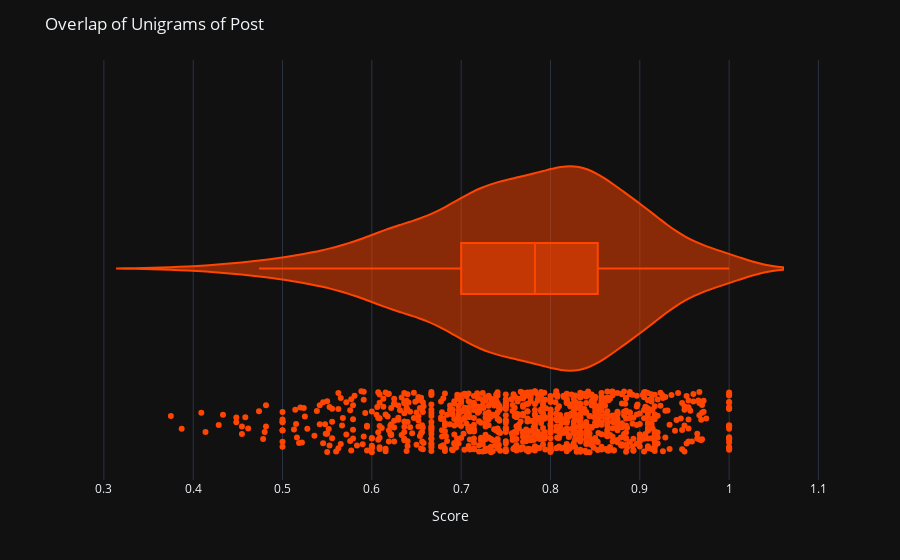

Notebook code cell kept with this figure:
### Markdown cell above
## ROUGE-1 Precision Score
---
We are using ROUGE-1 Precision Score to understand the overlap of words between the TL;DR and the Reddit Post

it measures unigram overlap between a Reddit Post and the TL;DR w.r.t to the TL;DR of the Post

$$
\text{Rouge1 - Precision} = \frac{\text{Overlapping Unigrams b/w Post and TL;DR}}{\text{Total Unigrams in TL;DR}}
$$

### Code cell
fig = px.violin(x=scores_df["rouge1_precision"], points="all", box=True, color_discrete_sequence=["orangered"])
fig.update_layout(
    barmode='overlay',
    title='Overlap of Unigrams of Post',
    xaxis_title='Score',
    template='plotly_dark'
)

### Figure 1 — Plotly figure (JSON) as saved in the notebook; plotly's stock layout.template omitted (floating-point values rounded to 4 significant figures; data arrays with more than 128 entries replaced by an {"elided": "..."} marker saying what was removed)
{"data": [{"alignmentgroup": "True", "box": {"visible": true}, "hovertemplate": "x=%{x}<extra></extra>", "legendgroup": "", "marker": {"color": "orangered"}, "name": "", "offsetgroup": "", "orientation": "h", "points": "all", "scalegroup": "True", "showlegend": false, "type": "violin", "x": {"elided": "1000 float values"}, "x0": " ", "xaxis": "x", "y0": " ", "yaxis": "y"}], "layout": {"barmode": "overlay", "legend": {"tracegroupgap": 0}, "margin": {"t": 60}, "title": {"text": "Overlap of Unigrams of Post"}, "violinmode": "group", "xaxis": {"anchor": "y", "domain": [0, 1], "title": {"text": "Score"}}, "yaxis": {"anchor": "x", "domain": [0, 1]}}}
